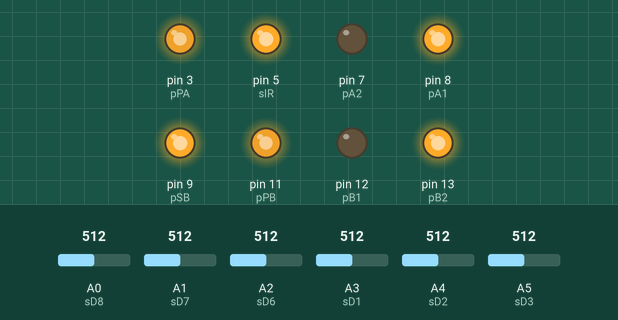
Simulated run of this sketch. Board: Arduino Uno, built with avr-gcc and run on an emulated ATmega328P. Shown: output pins drawn as LEDs (lit = HIGH). The test bench sets the inputs (shaded band); at power-on: A0 (sD8) = 512, A3 (sD1) = 512, A1 (sD7) = 512, A4 (sD2) = 512, A2 (sD6) = 512, A5 (sD3) = 512. What the sketch prints to the serial monitor is not drawn.

Above: at 1.2 s.
1.3 s: A0 (sD8) set to 650
2.8 s: A0 (sD8) set to 678
At 3.1 s:
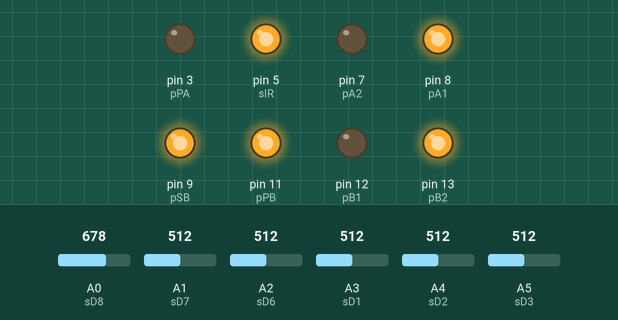
4.3 s: A3 (sD1) set to 716
At 5.5 s:
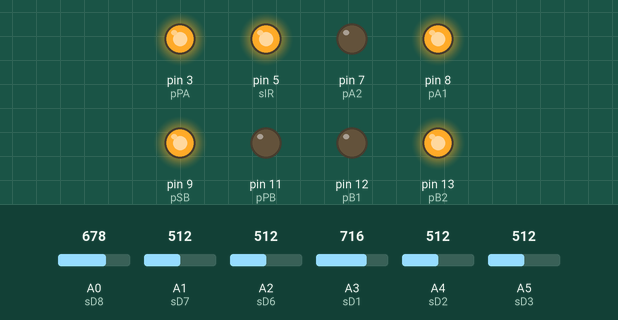
5.8 s: A1 (sD7) set to 716
At 6.6 s:
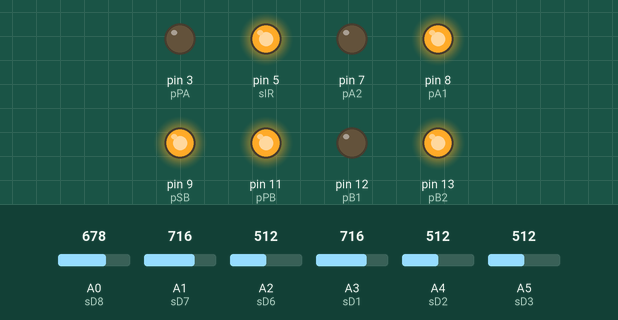
8.8 s: A4 (sD2) set to 716
At 10.1 s:
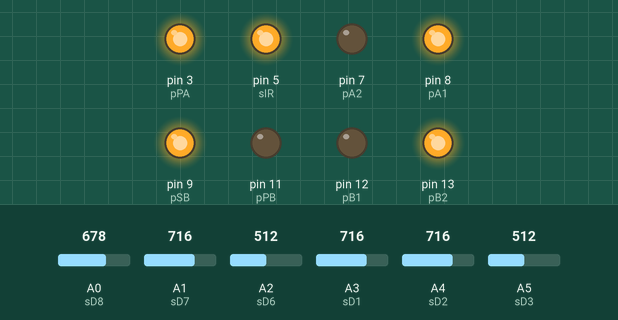
11.8 s: A2 (sD6) set to 762
14.8 s: A2 (sD6) set to 784
At 15.9 s:
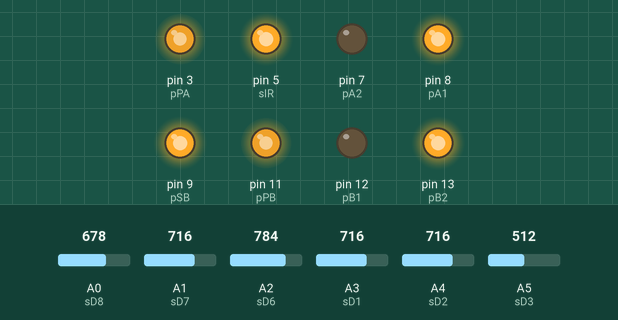
Timing chart, 0 to 17.8 s (numbered marks = the images above; inputs shaded):
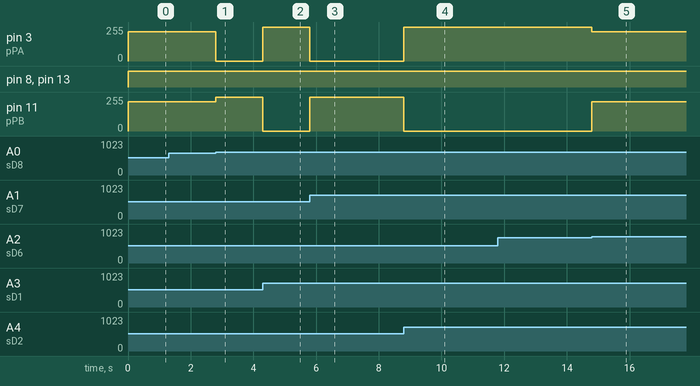

Measured:
- the behaviour switches between 662 and 663 on A0 (sD8) (found by bisection; images 0 and 1)
- the behaviour switches between 769 and 770 on A2 (sD6) (found by bisection; images 4 and 5)
- after the input at 2.8 s, pin 3 (pPA): 220/255 → 0/255 at once; pin 11 (pPB): 220/255 → 255/255 at once
- after the input at 4.3 s, pin 3 (pPA): 0/255 → 255/255 at once; pin 11 (pPB): 255/255 → 0/255 at once
- after the input at 5.8 s, pin 3 (pPA): 255/255 → 0/255 at once; pin 11 (pPB): 0/255 → 255/255 at once
- after the input at 8.8 s, pin 3 (pPA): 0/255 → 255/255 at once; pin 11 (pPB): 255/255 → 0/255 at once
- after the input at 14.8 s, pin 3 (pPA): 255/255 → 220/255 at once; pin 11 (pPB): 0/255 → 220/255 at once

The sketch:

seguidor_alta_velocidade.ino
```cpp
// define portas sensor
static const int sD8 = A0;
static const int sD7 = A1;
static const int sD6 = A2;
static const int sD3 = A5;
static const int sD2 = A4;
static const int sD1 = A3;
static const int sIR = 5;

// define portas saida ponte
static const int pSB = 9;
static const int pA1 = 8;
static const int pA2 = 7;
static const int pB1 = 12;
static const int pB2 = 13;
static const int pPA = 3;
static const int pPB = 11;

// --- CONFIGURAÇÃO PARA VELOCIDADE INSANA ---
static const int VELOCIDADE_RETO = 220; // De 200 a 255

// Força máxima na roda de fora, torque zero na de dentro
static const int VELOCIDADE_CURVA_MAIOR = 255;
static const int VELOCIDADE_CURVA_MENOR = 0;  // Força zero para a roda arrastar e o robô girar

// Variável de memória: guarda a última direção decidida (0 = frente, 1 = esquerda, 2 = direita)
int ultimaDirecao = 0;

void setup() {
  int pinosSensor[] = {sD1, sD2, sD3, sD6, sD7, sD8};
  for (int pino : pinosSensor) {
    pinMode(pino, INPUT);
  }
  pinMode(sIR, OUTPUT);

  int pinosPonte[] = {pSB, pA1, pA2, pB1, pB2, pPA, pPB};
  for (int pino : pinosPonte) {
    pinMode(pino, OUTPUT);
  }

  digitalWrite(pSB, HIGH);
  analogWrite(pPA, 50);
  analogWrite(pPB, 50);
  digitalWrite(sIR, HIGH);

  // Aumentado para velocidade máxima estável do Arduino Uno/Nano
  Serial.begin(115200);
}

void loop() {
  int s1 = analogRead(sD1);
  int s2 = analogRead(sD2);
  int s3 = analogRead(sD3);
  int s6 = analogRead(sD6);
  int s7 = analogRead(sD7);
  int s8 = analogRead(sD8);

  // Agrupamento dos setores
  int somaEsquerda = s1 + s2;
  int somaCentro   = s3 + s6;
  int somaDireita  = s7 + s8;

  // Margem de erro para entender o que é linha e o que é fundo do cenário
  // Se sua pista for preta no branco, ajuste esse valor baseado nos testes
  const int margemErro = 150;
  const int limiarPistaVazia = 300; // Se a soma de tudo for menor que isso, ele perdeu a pista

  // CASO ESPECIAL: O robô perdeu a linha (entrou no ponto cego)
  if ((somaEsquerda + somaCentro + somaDireita) < limiarPistaVazia) {
    if (ultimaDirecao == 1) {
      esquerda(); // Força a curva para a esquerda para tentar achar a linha de volta
      Serial.println("RECUPERANDO ESQUERDA");
    } else if (ultimaDirecao == 2) {
      direita(); // Força a curva para a direita para tentar achar a linha de volta
      Serial.println("RECUPERANDO DIREITA");
    } else {
      frente();
    }
  }
  // TOMADA DE DECISÃO NORMAL
  else if ((somaDireita > somaEsquerda) && (somaDireita > somaCentro + margemErro)) {
    direita();
    ultimaDirecao = 2; // Salva na memória que virou para a direita
    Serial.println("-> DIREITA");
  }
  else if ((somaEsquerda > somaDireita) && (somaEsquerda > somaCentro + margemErro)) {
    esquerda();
    ultimaDirecao = 1; // Salva na memória que virou para a esquerda
    Serial.println("<- ESQUERDA");
  }
  else {
    frente();
    ultimaDirecao = 0; // Linha está no centro
    Serial.println("|| FRENTE");
  }

  // O delay foi REMOVIDO daqui. O Arduino precisa rodar na velocidade máxima do processador!
}

void avanco() {
  digitalWrite(pA1, HIGH);
  digitalWrite(pA2, LOW);
  digitalWrite(pB1, LOW);
  digitalWrite(pB2, HIGH);
}

void frente(){
  avanco();
  analogWrite(pPA, VELOCIDADE_RETO);
  analogWrite(pPB, VELOCIDADE_RETO);
}

void esquerda() {
  avanco();
  analogWrite(pPA, VELOCIDADE_CURVA_MAIOR);
  analogWrite(pPB, VELOCIDADE_CURVA_MENOR);
}

void direita() {
  avanco();
  analogWrite(pPA, VELOCIDADE_CURVA_MENOR);
  analogWrite(pPB, VELOCIDADE_CURVA_MAIOR);
}

void parar() {
  digitalWrite(pA1, LOW);
  digitalWrite(pA2, LOW);
  digitalWrite(pB1, LOW);
  digitalWrite(pB2, LOW);
}
```
